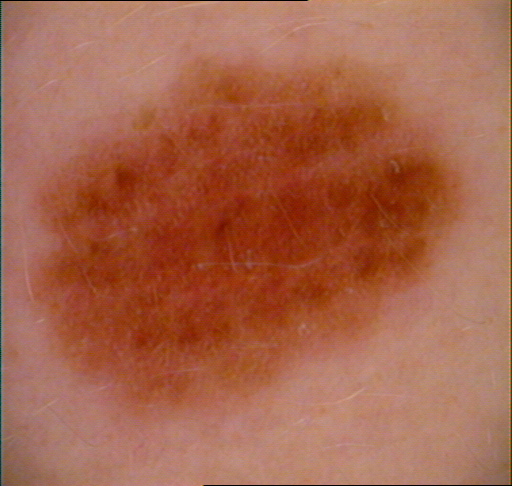
#> input picture HairSim/Figs/011ch1.tif, 512 x 486 px
$ python -i brightHairRemoval.py   (imports and definitions only)
#> lines starting #> are read from the running program, lines starting #| are printed output that depends on the picture
# -*- coding: utf-8 -*-
"""
Created on Mon Dec 17 19:14:21 2018

@author: alexa
"""

import matplotlib.pyplot as plt
import os
import cv2
from PIL import Image
import numpy as np
import pandas as pd
import random
import decimal as d
import configparser

# open the configuration file and initialise variables
config = configparser.ConfigParser()
# [1 line not run here, left out]

# [1 line that did not run here, left out]
# [1 line that did not run here, left out]
# [1 line that did not run here, left out]
# [1 line that did not run here, left out]
# [1 line that did not run here, left out]
# [1 line that did not run here, left out]

def brightHairRemoval(img):
     ## input:
     #   an opencv image
     #   + the size of the kernel used for gaussian blur
     #   + a binary threshold
     #   + size for the dilitation and erosion
     ## output:
     #   image with removed blond hairs

     ## start with removing all bright/blond hairs
     # get image sizes
     kernel = np.ones( (kernelDilErSize, kernelDilErSize), np.uint8 )
     rows,cols,colors = img.shape
     # dilate and erose the img
     imgErDil = cv2.morphologyEx(img, cv2.MORPH_OPEN, kernel)
     # compute difference between dilated and erosed image
     imgErodeDif = img - imgErDil
     # convert to Gray Scale
     imgGrayErodeDif2 = cv2.cvtColor(imgErodeDif, cv2.COLOR_BGR2GRAY)
     # Add Gausian blur to get rid of small noise
     imgErodeDif2 = cv2.blur(imgGrayErodeDif2, (brightGausSize, brightGausSize))
     # threshold to binarize image, now we have a mask of the dilation+ersion area -> this is where hairs are
     ret, imgBinErodeDif2 = cv2.threshold(imgErodeDif2, brightThresh, 1, cv2.THRESH_BINARY)
     # just copy the image
     imgNew = cv2.copyMakeBorder(img,0,0,0,0,cv2.BORDER_REPLICATE)
     # add the dilatio pixels to the original image, if there is hair
     for ii in range(rows):
          for iii in range(cols):
               if imgBinErodeDif2[ii,iii] == 1:
                    for j in range(colors):
                         imgNew[ii,iii,j] = imgErDil[ii,iii,j]
     # [6 lines of commented-out code are left out]
     return imgNew

>>> import cv2
>>> picture = cv2.imread('../HairSim/Figs/011ch1.tif', cv2.IMREAD_GRAYSCALE)
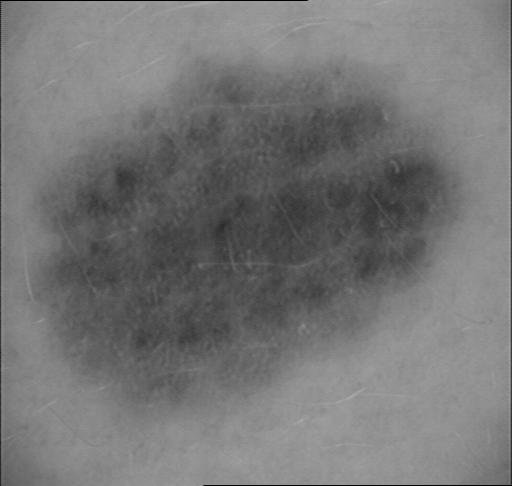
#> picture: shape (486, 512); min 0, max 171, mean 117.5
#> (the run stopped early here; a loop or call above may not have finished)

$ run again, on HairSim/Figs/012fi2.tif
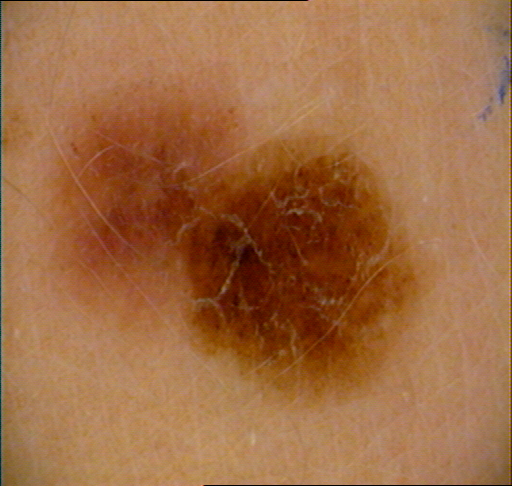
#> input picture HairSim/Figs/012fi2.tif, 512 x 486 px
#> `picture = cv2.imread('../HairSim/Figs/011ch1.tif', cv2.IMREAD_GRAYSCALE)`:
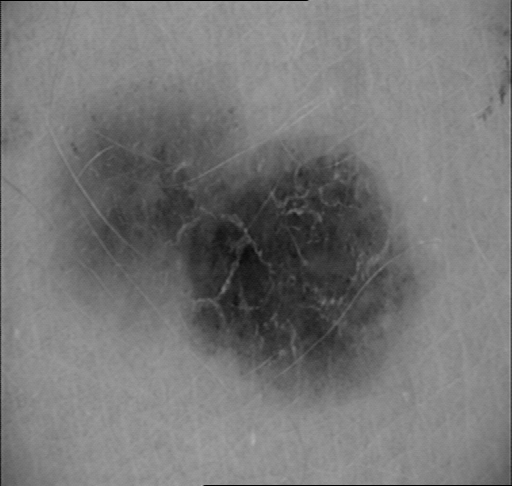
#> picture: shape (486, 512); min 0, max 176, mean 119

$ run again, on HairSim/Figs/024pa2.tif
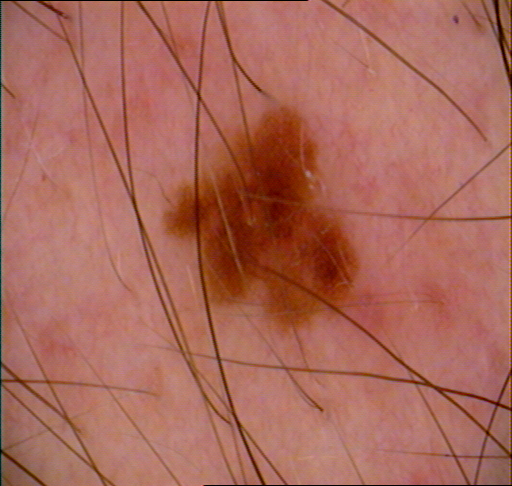
#> input picture HairSim/Figs/024pa2.tif, 512 x 486 px
#> `picture = cv2.imread('../HairSim/Figs/011ch1.tif', cv2.IMREAD_GRAYSCALE)`:
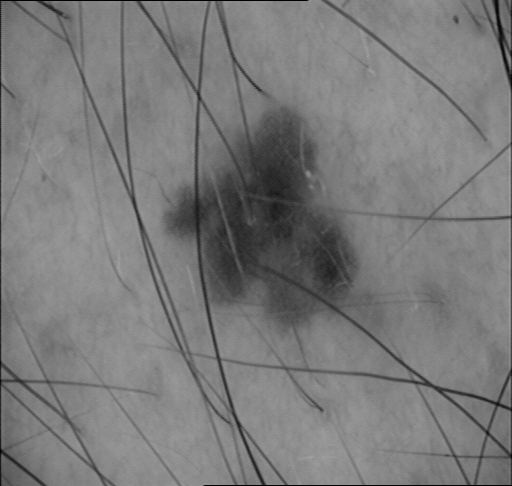
#> picture: shape (486, 512); min 0, max 164, mean 122.2

$ run again, on HairSim/Figs/032br4.tif
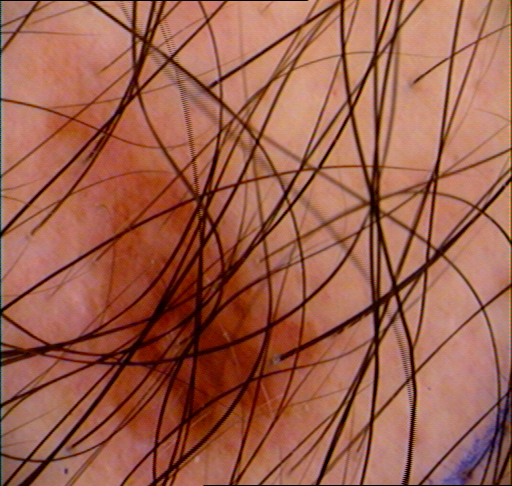
#> input picture HairSim/Figs/032br4.tif, 512 x 486 px
#> `picture = cv2.imread('../HairSim/Figs/011ch1.tif', cv2.IMREAD_GRAYSCALE)`:
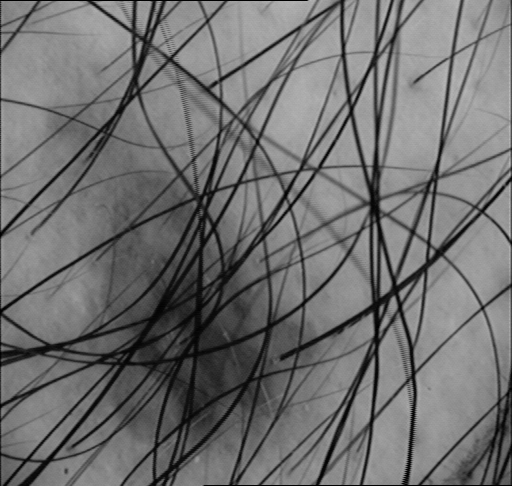
#> picture: shape (486, 512); min 0, max 188, mean 112
